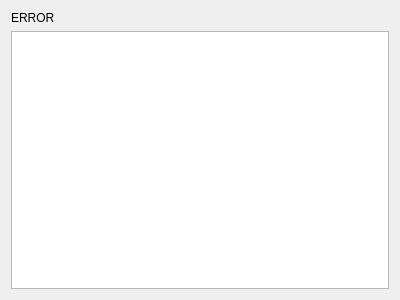
<?xml version="1.0" encoding="UTF-8"?>
<ui version="4.0">
 <class>ErrorDialog</class>
 <widget class="QWidget" name="ErrorDialog">
  <property name="geometry">
   <rect>
    <x>0</x>
    <y>0</y>
    <width>400</width>
    <height>300</height>
   </rect>
  </property>
  <property name="windowTitle">
   <string>Form</string>
  </property>
  <layout class="QGridLayout" name="gridLayout">
   <item row="0" column="0">
    <widget class="QLabel" name="label">
     <property name="text">
      <string>ERROR</string>
     </property>
    </widget>
   </item>
   <item row="1" column="0">
    <widget class="QTextBrowser" name="error_text"/>
   </item>
  </layout>
 </widget>
 <resources/>
 <connections/>
</ui>
